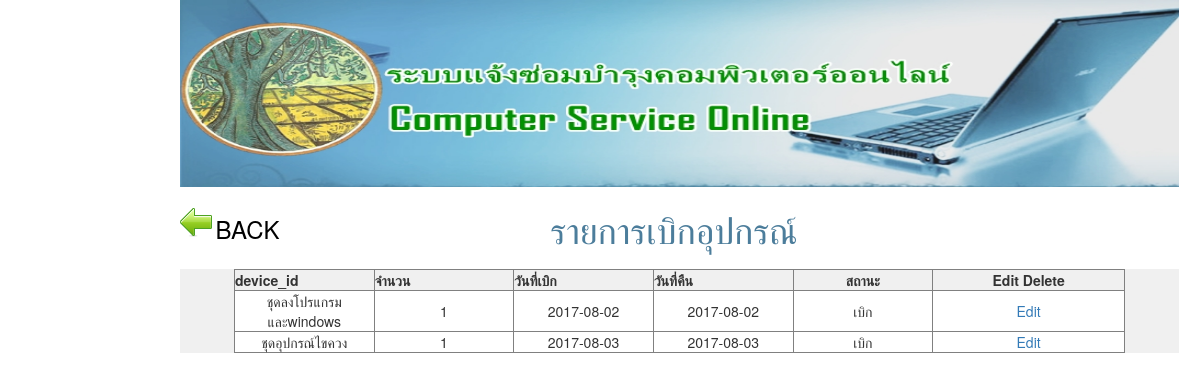
Screenshot of /Admin/selectdevice.php (signed in) with the database file from the repository.
### tables this page shows
CREATE TABLE `deveice_addtech` (
  `admin_id` int(11) NOT NULL,
  `device_id` int(11) NOT NULL,
  `device_addtech_id` int(11) NOT NULL auto_increment,
  `amount` varchar(50) NOT NULL,
  `date` date NOT NULL,
  `date_re` date NOT NULL,
  `status` enum('เบิก','คืน') NOT NULL default 'เบิก',
  PRIMARY KEY  (`device_addtech_id`)
);

CREATE TABLE `device_db` (
  `device_id` int(11) NOT NULL auto_increment,
  `type` varchar(100) NOT NULL,
  PRIMARY KEY  (`device_id`)
);

### helper_func.php (called while the page is built)
<?
function site_url($str=""){
return "http://localhost/comservice/".$str;
}
?>

### model/core_model.php (called while the page is built, shortened)
<?php
	class Core_model{
		public function __construct(){
			include("db.php");
			$this->db=$dbh;
		}
		public $active_record="SELECT ";
		public $active_select="";
		public $active_from=" FROM ";
		public $active_where=" WHERE ";
		public $where_flag=false;
		public $active_where_array = array();
		public $active_limit="";
		public $active_order=" ORDER BY ";
		public $order_flag=false;
		public function where($column,$value,$operation="="){
			$this->active_where.="$column ".$operation." ? AND ";
			$this->active_where_array[]=$value;
			$this->where_flag=true;
		}
		public function order_by($column,$type="asc"){
			$this->active_order.="".$column." ".$type.",";
			$this->order_flag=true;
		}
		public function get($table){
			$result = new stdClass();
			$result->result = array();
			$result->rowCount=0;
			if ($this->active_select=="") {
				$this->active_record.="* ";
			}else{
				$this->active_record.=$this->active_select;
			}
			$this->active_record.=$this->active_from.$table;
			if ($this->where_flag) {
				$this->active_record.=substr($this->active_where, 0, -4);
			}
			if ($this->order_flag) {
				$this->active_record.=substr($this->active_order, 0, -1);
			}
			$this->active_record.=$this->active_limit;
			$tmp_record=$this->active_record;
			try{
				$stm=$this->db->prepare($this->active_record);
				foreach ($this->active_where_array as $key => $value) {
					$stm->bindValue(($key+1), $value);
				}
				$stm->execute();
				$result->result = $stm->fetchAll(PDO::FETCH_ASSOC);
				$result->rowCount=$stm->rowCount();
			}catch(PDOException $ex){
					echo $ex->getMessage().'<br>';
					echo $tmp_record;
				}
			return $result;
		}
		public function reset_active_record(){
			$this->active_record="SELECT ";
			$this->active_select="";
			$this->active_from=" FROM ";
			$this->active_where=" WHERE ";
			$this->where_flag=false;
			$this->active_where_array = array();
			$this->active_limit="";
			$this->active_order=" ORDER BY ";
			$this->order_flag=false;
		}
	}
?>

### model/m_device.php (called while the page is built, shortened)
<?php
	require_once("core_model.php");
	class M_device extends Core_model{
		public function get_device($id){
			$result=$this->get("device_db");
			return $result->result[0];
		}
		public function get_all_deveice_addtech(){
			$result=$this->get("deveice_addtech");
			return $result;
		}
	}
?>

### Admin/selectdevice.php (the view, shortened to what this page needs)
<? include('meta_admin.php');
require_once("../model/m_device.php");
$m_device = new M_device;
  ?>
    <?
$device_addtech_id = $m_device->get_all_deveice_addtech();
?>
    <tr>
      <td>
        <table width="200" border="0" align="center">
          <tbody>
            <tr>
              <td height="40" align="center" valign="top" bgcolor="#FFFFFF">
                <table width="890" border="0">
                  <tbody>
                    <tr>
                      <td width="4%"><a href="<?=site_url()?>Admin/adminlogin.php">
                        <input type="image" name="imageField" id="imageField" src="<?=site_url()?>Image/icon left bar/Back.png">
                      </a></td>
                      <td width="20%" height="43" style="color: #000000"><h3>BACK </h3></td>
                      <td width="63%" align="center"><span style="color: #4C7D9B">
                      <h1>รายการเบิกอุปกรณ์</h1></span></td>
                      <td width="13%">&nbsp;</td>
                    </tr>
                  </tbody>
              </table></td>
            </tr> </tbody></table>
        <div id="tarang" align="center">
          <form name="frmMain" method="post" action="<?php $_SERVER["PHP_SELF"];?>">
            <table width="891" border="1" align="center">
              <tr>
                <th width="75">device_id</th>
                <th width="75">จำนวน</th>
                <th width="75">วันที่เบิก</th>
                <th width="75">วันที่คืน</th>
                <th width="75"> <div align="center">สถานะ</div></th>
                <th width="42"> <div align="center">Edit Delete </div></th>
              </tr>
 <?
foreach ($device_addtech_id->result as $key => $objResult)
{
	$getdevice = $m_device->get_device($objResult['device_id']);
	 if (isset($_POST['device_addtech_id'])&&$_POST['device_addtech_id']==$objResult["device_addtech_id"]) {
?>
              <tr>
         		<td><? echo $getdevice['type'];?></td>
         		<td><? echo $objResult["amount"];?></td>
         		<td><? echo $objResult["date"];?></td>
         		<td><? echo $objResult["date_re"];?></td>
                <td><select name="status" id="status_inp">
                <option value="เบิก">เบิก</option>
                <option value="คืน">คืน</option>
                </select>
                  <script>
			  $("#status_inp").val("<? echo $objResult['status']?>");
              </script>
                </td>
              <td> <a href="javascript:save_row('<?=$objResult["device_addtech_id"]?>');">Update</a><br><a href="">Cancel</a></td>
              </tr>
   <?
  }else{
  ?>
        <tr bgcolor="#FFFFFF" align="center">
          <td><? echo $getdevice['type'];?></td>
          <td width="69"><? echo $objResult["amount"];?></td>
          <td width="69"><? echo $objResult["date"];?></td>
          <td width="69"><? echo $objResult["date_re"];?></td>
          <td width="69"><? echo $objResult["status"];?></td>
          <td width="103">
               <a href="javascript:edit_row('<?=$objResult["device_addtech_id"]?>');">Edit</a><br>
			</td>
        </tr>
      <? }}?>
        </table></div>
     </td>
    </tr>
</table>
</body>
</html>

### css/login.css (style rules this page uses)
* { margin:0;padding:0; }
body { background-image: url(); background-repeat: repeat-x; background-attachment:fixed; background-color: #FFFFFF; position: absolute; left: 15%; }
form { background:#f0f0f0; }

### Admin/meta_admin.php (style rules this page uses)
body { background-color: #FFFFFF; background-image: url(Image/images %20(1).jpg); background-image: url(Image/white-wallpaper-18.jpg); }

### rows the page displays
deveice_addtech: device.type "ชุดลงโปรแกรมและwindows", amount "1", date "2017-08-02", date_re "2017-08-02", status "เบิก"
deveice_addtech: device.type "ชุดอุปกรณ์ไขควง", amount "1", date "2017-08-03", date_re "2017-08-03", status "เบิก"
